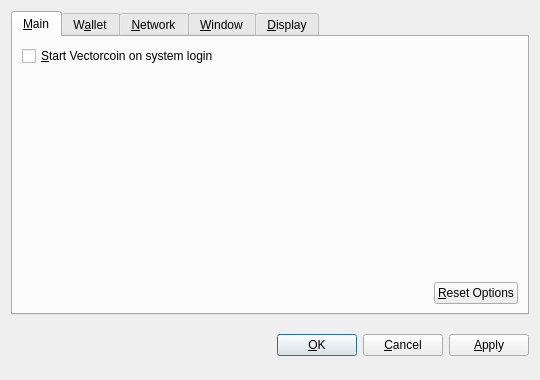
<?xml version="1.0" encoding="UTF-8"?>
<ui version="4.0">
 <class>OptionsDialog</class>
 <widget class="QDialog" name="OptionsDialog">
  <property name="geometry">
   <rect>
    <x>0</x>
    <y>0</y>
    <width>540</width>
    <height>380</height>
   </rect>
  </property>
  <property name="windowTitle">
   <string>Options</string>
  </property>
  <property name="modal">
   <bool>true</bool>
  </property>
  <layout class="QVBoxLayout" name="verticalLayout">
   <item>
    <widget class="QTabWidget" name="tabWidget">
     <property name="tabPosition">
      <enum>QTabWidget::North</enum>
     </property>
     <property name="currentIndex">
      <number>0</number>
     </property>
     <widget class="QWidget" name="tabMain">
      <attribute name="title">
       <string>&amp;Main</string>
      </attribute>
      <layout class="QVBoxLayout" name="verticalLayout_Main">
       <item>
        <widget class="QCheckBox" name="bitcoinAtStartup">
         <property name="toolTip">
          <string>Automatically start Vectorcoin after logging in to the system.</string>
         </property>
         <property name="text">
          <string>&amp;Start Vectorcoin on system login</string>
         </property>
        </widget>
       </item>
       <item>
        <spacer name="verticalSpacer_Main">
         <property name="orientation">
          <enum>Qt::Vertical</enum>
         </property>
         <property name="sizeHint" stdset="0">
          <size>
           <width>20</width>
           <height>40</height>
          </size>
         </property>
        </spacer>
       </item>
       <item>
        <layout class="QHBoxLayout" name="horizontalLayout_2_Main">
         <item>
          <spacer name="horizontalSpacer_2_Main">
           <property name="orientation">
            <enum>Qt::Horizontal</enum>
           </property>
           <property name="sizeHint" stdset="0">
            <size>
             <width>40</width>
             <height>20</height>
            </size>
           </property>
          </spacer>
         </item>
         <item>
          <widget class="QPushButton" name="resetButton">
           <property name="toolTip">
            <string>Reset all client options to default.</string>
           </property>
           <property name="text">
            <string>&amp;Reset Options</string>
           </property>
           <property name="autoDefault">
            <bool>false</bool>
           </property>
          </widget>
         </item>
        </layout>
       </item>
      </layout>
     </widget>
     <widget class="QWidget" name="tabWallet">
      <attribute name="title">
       <string>W&amp;allet</string>
      </attribute>
      <layout class="QVBoxLayout" name="verticalLayout_Network">
       <item>
        <widget class="QLabel" name="transactionFeeInfoLabel">
         <property name="text">
          <string>Optional transaction fee per kB that helps make sure your transactions are processed quickly. Most transactions are 1 kB.</string>
         </property>
         <property name="textFormat">
          <enum>Qt::PlainText</enum>
         </property>
         <property name="wordWrap">
          <bool>true</bool>
         </property>
        </widget>
       </item>
       <item>
        <layout class="QHBoxLayout" name="horizontalLayout_1_Main">
         <item>
          <widget class="QLabel" name="transactionFeeLabel">
           <property name="text">
            <string>Pay transaction &amp;fee</string>
           </property>
           <property name="textFormat">
            <enum>Qt::PlainText</enum>
           </property>
           <property name="buddy">
            <cstring>transactionFee</cstring>
           </property>
          </widget>
         </item>
         <item>
          <widget class="BitcoinAmountField" name="transactionFee"/>
         </item>
         <item>
          <spacer name="horizontalSpacer_1_Main">
           <property name="orientation">
            <enum>Qt::Horizontal</enum>
           </property>
           <property name="sizeHint" stdset="0">
            <size>
             <width>40</width>
             <height>20</height>
            </size>
           </property>
          </spacer>
         </item>
        </layout>
       </item>
       <item>
        <widget class="QLabel" name="label">
         <property name="text">
          <string>If you disable the spending of unconfirmed change, the change from a transaction cannot be used until that transaction has at least one confirmation. This also affects how your balance is computed.</string>
         </property>
         <property name="wordWrap">
          <bool>true</bool>
         </property>
        </widget>
       </item>
       <item>
        <widget class="QCheckBox" name="spendZeroConfChange">
         <property name="text">
          <string>Spend unconfirmed change  (experts only)</string>
         </property>
        </widget>
       </item>
       <item>
        <spacer name="verticalSpacer">
         <property name="orientation">
          <enum>Qt::Vertical</enum>
         </property>
         <property name="sizeHint" stdset="0">
          <size>
           <width>20</width>
           <height>40</height>
          </size>
         </property>
        </spacer>
       </item>
      </layout>
     </widget>
     <widget class="QWidget" name="tabNetwork">
      <attribute name="title">
       <string>&amp;Network</string>
      </attribute>
      <layout class="QVBoxLayout" name="verticalLayout_Network">
       <item>
        <widget class="QCheckBox" name="mapPortUpnp">
         <property name="toolTip">
          <string>Automatically open the Vectorcoin client port on the router. This only works when your router supports UPnP and it is enabled.</string>
         </property>
         <property name="text">
          <string>Map port using &amp;UPnP</string>
         </property>
        </widget>
       </item>
       <item>
        <widget class="QCheckBox" name="connectSocks">
         <property name="toolTip">
          <string>Connect to the Vectorcoin network through a SOCKS proxy (e.g. when connecting through Tor).</string>
         </property>
         <property name="text">
          <string>&amp;Connect through SOCKS proxy:</string>
         </property>
        </widget>
       </item>
       <item>
        <layout class="QHBoxLayout" name="horizontalLayout_Network">
         <item>
          <widget class="QLabel" name="proxyIpLabel">
           <property name="text">
            <string>Proxy &amp;IP:</string>
           </property>
           <property name="textFormat">
            <enum>Qt::PlainText</enum>
           </property>
           <property name="buddy">
            <cstring>proxyIp</cstring>
           </property>
          </widget>
         </item>
         <item>
          <widget class="QValidatedLineEdit" name="proxyIp">
           <property name="maximumSize">
            <size>
             <width>140</width>
             <height>16777215</height>
            </size>
           </property>
           <property name="toolTip">
            <string>IP address of the proxy (e.g. 127.0.0.1)</string>
           </property>
          </widget>
         </item>
         <item>
          <widget class="QLabel" name="proxyPortLabel">
           <property name="text">
            <string>&amp;Port:</string>
           </property>
           <property name="textFormat">
            <enum>Qt::PlainText</enum>
           </property>
           <property name="buddy">
            <cstring>proxyPort</cstring>
           </property>
          </widget>
         </item>
         <item>
          <widget class="QLineEdit" name="proxyPort">
           <property name="maximumSize">
            <size>
             <width>55</width>
             <height>16777215</height>
            </size>
           </property>
           <property name="toolTip">
            <string>Port of the proxy (e.g. 9050)</string>
           </property>
          </widget>
         </item>
         <item>
          <widget class="QLabel" name="socksVersionLabel">
           <property name="text">
            <string>SOCKS &amp;Version:</string>
           </property>
           <property name="textFormat">
            <enum>Qt::PlainText</enum>
           </property>
           <property name="buddy">
            <cstring>socksVersion</cstring>
           </property>
          </widget>
         </item>
         <item>
          <widget class="QValueComboBox" name="socksVersion">
           <property name="toolTip">
            <string>SOCKS version of the proxy (e.g. 5)</string>
           </property>
          </widget>
         </item>
         <item>
          <spacer name="horizontalSpacer_Network">
           <property name="orientation">
            <enum>Qt::Horizontal</enum>
           </property>
           <property name="sizeHint" stdset="0">
            <size>
             <width>40</width>
             <height>20</height>
            </size>
           </property>
          </spacer>
         </item>
        </layout>
       </item>
       <item>
        <spacer name="verticalSpacer_Network">
         <property name="orientation">
          <enum>Qt::Vertical</enum>
         </property>
         <property name="sizeHint" stdset="0">
          <size>
           <width>20</width>
           <height>40</height>
          </size>
         </property>
        </spacer>
       </item>
      </layout>
     </widget>
     <widget class="QWidget" name="tabWindow">
      <attribute name="title">
       <string>&amp;Window</string>
      </attribute>
      <layout class="QVBoxLayout" name="verticalLayout_Window">
       <item>
        <widget class="QCheckBox" name="minimizeToTray">
         <property name="toolTip">
          <string>Show only a tray icon after minimizing the window.</string>
         </property>
         <property name="text">
          <string>&amp;Minimize to the tray instead of the taskbar</string>
         </property>
        </widget>
       </item>
       <item>
        <widget class="QCheckBox" name="minimizeOnClose">
         <property name="toolTip">
          <string>Minimize instead of exit the application when the window is closed. When this option is enabled, the application will be closed only after selecting Quit in the menu.</string>
         </property>
         <property name="text">
          <string>M&amp;inimize on close</string>
         </property>
        </widget>
       </item>
       <item>
        <spacer name="verticalSpacer_Window">
         <property name="orientation">
          <enum>Qt::Vertical</enum>
         </property>
         <property name="sizeHint" stdset="0">
          <size>
           <width>20</width>
           <height>40</height>
          </size>
         </property>
        </spacer>
       </item>
      </layout>
     </widget>
     <widget class="QWidget" name="tabDisplay">
      <attribute name="title">
       <string>&amp;Display</string>
      </attribute>
      <layout class="QVBoxLayout" name="verticalLayout_Display">
       <item>
        <layout class="QHBoxLayout" name="horizontalLayout_1_Display">
         <item>
          <widget class="QLabel" name="langLabel">
           <property name="text">
            <string>User Interface &amp;language:</string>
           </property>
           <property name="textFormat">
            <enum>Qt::PlainText</enum>
           </property>
           <property name="buddy">
            <cstring>lang</cstring>
           </property>
          </widget>
         </item>
         <item>
          <widget class="QValueComboBox" name="lang">
           <property name="toolTip">
            <string>The user interface language can be set here. This setting will take effect after restarting Vectorcoin.</string>
           </property>
          </widget>
         </item>
        </layout>
       </item>
       <item>
        <layout class="QHBoxLayout" name="horizontalLayout_2_Display">
         <item>
          <widget class="QLabel" name="unitLabel">
           <property name="text">
            <string>&amp;Unit to show amounts in:</string>
           </property>
           <property name="textFormat">
            <enum>Qt::PlainText</enum>
           </property>
           <property name="buddy">
            <cstring>unit</cstring>
           </property>
          </widget>
         </item>
         <item>
          <widget class="QValueComboBox" name="unit">
           <property name="toolTip">
            <string>Choose the default subdivision unit to show in the interface and when sending coins.</string>
           </property>
          </widget>
         </item>
        </layout>
       </item>
       <item>
        <widget class="QCheckBox" name="displayAddresses">
         <property name="toolTip">
          <string>Whether to show Vectorcoin addresses in the transaction list or not.</string>
         </property>
         <property name="text">
          <string>&amp;Display addresses in transaction list</string>
         </property>
        </widget>
       </item>
       <item>
        <widget class="QCheckBox" name="coinControlFeatures">
         <property name="toolTip">
          <string>Whether to show coin control features or not.</string>
         </property>
         <property name="text">
          <string>Display coin &amp;control features (experts only!)</string>
         </property>
        </widget>
       </item>
       <item>
        <spacer name="verticalSpacer_Display">
         <property name="orientation">
          <enum>Qt::Vertical</enum>
         </property>
         <property name="sizeHint" stdset="0">
          <size>
           <width>20</width>
           <height>40</height>
          </size>
         </property>
        </spacer>
       </item>
      </layout>
     </widget>
    </widget>
   </item>
   <item>
    <layout class="QHBoxLayout" name="horizontalLayout_Buttons">
     <item>
      <spacer name="horizontalSpacer_1">
       <property name="orientation">
        <enum>Qt::Horizontal</enum>
       </property>
       <property name="sizeHint" stdset="0">
        <size>
         <width>40</width>
         <height>48</height>
        </size>
       </property>
      </spacer>
     </item>
     <item>
      <widget class="QLabel" name="statusLabel">
       <property name="font">
        <font>
         <weight>75</weight>
         <bold>true</bold>
        </font>
       </property>
       <property name="text">
        <string/>
       </property>
       <property name="textFormat">
        <enum>Qt::PlainText</enum>
       </property>
       <property name="wordWrap">
        <bool>true</bool>
       </property>
      </widget>
     </item>
     <item>
      <spacer name="horizontalSpacer_2">
       <property name="orientation">
        <enum>Qt::Horizontal</enum>
       </property>
       <property name="sizeHint" stdset="0">
        <size>
         <width>40</width>
         <height>48</height>
        </size>
       </property>
      </spacer>
     </item>
     <item>
      <widget class="QPushButton" name="okButton">
       <property name="text">
        <string>&amp;OK</string>
       </property>
      </widget>
     </item>
     <item>
      <widget class="QPushButton" name="cancelButton">
       <property name="text">
        <string>&amp;Cancel</string>
       </property>
       <property name="autoDefault">
        <bool>false</bool>
       </property>
      </widget>
     </item>
     <item>
      <widget class="QPushButton" name="applyButton">
       <property name="text">
        <string>&amp;Apply</string>
       </property>
       <property name="autoDefault">
        <bool>false</bool>
       </property>
      </widget>
     </item>
    </layout>
   </item>
  </layout>
 </widget>
 <customwidgets>
  <customwidget>
   <class>BitcoinAmountField</class>
   <extends>QSpinBox</extends>
   <header>bitcoinamountfield.h</header>
  </customwidget>
  <customwidget>
   <class>QValueComboBox</class>
   <extends>QComboBox</extends>
   <header>qvaluecombobox.h</header>
  </customwidget>
  <customwidget>
   <class>QValidatedLineEdit</class>
   <extends>QLineEdit</extends>
   <header>qvalidatedlineedit.h</header>
  </customwidget>
 </customwidgets>
 <resources/>
 <connections/>
</ui>
